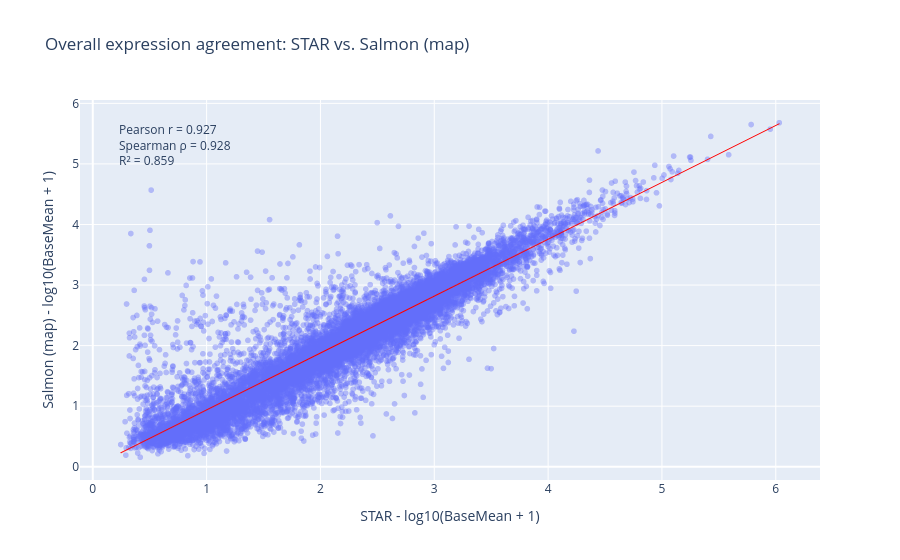

Here is the notebook cell this chart was saved with:
### Markdown cell above
STAR + featureCounts vs Salmon_map

### Code cell
x = merged_bm["log10_baseMean_STAR"]
y = merged_bm["log10_baseMean_Salmon_map"]

pearson_r, _ = pearsonr(x, y)
spearman_r, _ = spearmanr(x, y)
r2 = pearson_r ** 2

fig = px.scatter(
    merged_bm,
    x="log10_baseMean_STAR",
    y="log10_baseMean_Salmon_map",
    opacity=0.4,
    trendline="ols",
    hover_name="transcript_id",
    labels={
        "log10_baseMean_STAR": "STAR - log10(BaseMean + 1)",
        "log10_baseMean_Salmon_map": "Salmon (map) - log10(BaseMean + 1)"
    },
    title="Overall expression agreement: STAR vs. Salmon (map)",
)

fig.add_annotation(
    x=0.05,
    y=0.95,
    xref="paper",
    yref="paper",
    showarrow=False,
    align="left",
    text=(
        f"Pearson r = {pearson_r:.3f}<br>"
        f"Spearman ρ = {spearman_r:.3f}<br>"
        f"R² = {r2:.3f}"
    )
)


fig.update_traces(
    line=dict(color="red", width=1),
    selector=dict(mode="lines")
)

fig.show()

print("STAR vs Salmon (map)")
print(f"  Pearson r  = {pearson_r:.3f}")
print(f"  Spearman ρ = {spearman_r:.3f}")
print(f"  R²         = {r2:.3f}\n")

### Figure 1 — Plotly figure (JSON) as saved in the notebook; plotly's stock layout.template omitted (floating-point values rounded to 4 significant figures; data arrays with more than 128 entries replaced by an {"elided": "..."} marker saying what was removed)
{"data": [{"hovertemplate": "<b>%{hovertext}</b><br><br>STAR - log10(BaseMean + 1)=%{x}<br>Salmon (map) - log10(BaseMean + 1)=%{y}<extra></extra>", "hovertext": {"elided": "14840 str values"}, "legendgroup": "", "marker": {"color": "#636efa", "opacity": 0.4, "symbol": "circle"}, "mode": "markers", "name": "", "showlegend": false, "type": "scattergl", "x": {"elided": "14840 float values"}, "xaxis": "x", "y": {"elided": "14840 float values"}, "yaxis": "y"}, {"hovertemplate": "<b>OLS trendline</b><br>log10_baseMean_Salmon_map = 0.939167 * log10_baseMean_STAR + -0.000452019<br>R<sup>2</sup>=0.859327<br><br>STAR - log10(BaseMean + 1)=%{x}<br>Salmon (map) - log10(BaseMean + 1)=%{y} <b>(trend)</b><extra></extra>", "legendgroup": "", "line": {"color": "red", "width": 1}, "marker": {"color": "#636efa", "symbol": "circle"}, "mode": "lines", "name": "", "showlegend": false, "type": "scattergl", "x": {"elided": "14840 float values"}, "xaxis": "x", "y": {"elided": "14840 float values"}, "yaxis": "y"}], "layout": {"annotations": [{"align": "left", "showarrow": false, "text": "Pearson r = 0.927<br>Spearman ρ = 0.928<br>R² = 0.859", "x": 0.05, "xref": "paper", "y": 0.95, "yref": "paper"}], "legend": {"tracegroupgap": 0}, "title": {"text": "Overall expression agreement: STAR vs. Salmon (map)"}, "xaxis": {"anchor": "y", "domain": [0, 1], "title": {"text": "STAR - log10(BaseMean + 1)"}}, "yaxis": {"anchor": "x", "domain": [0, 1], "title": {"text": "Salmon (map) - log10(BaseMean + 1)"}}}}
